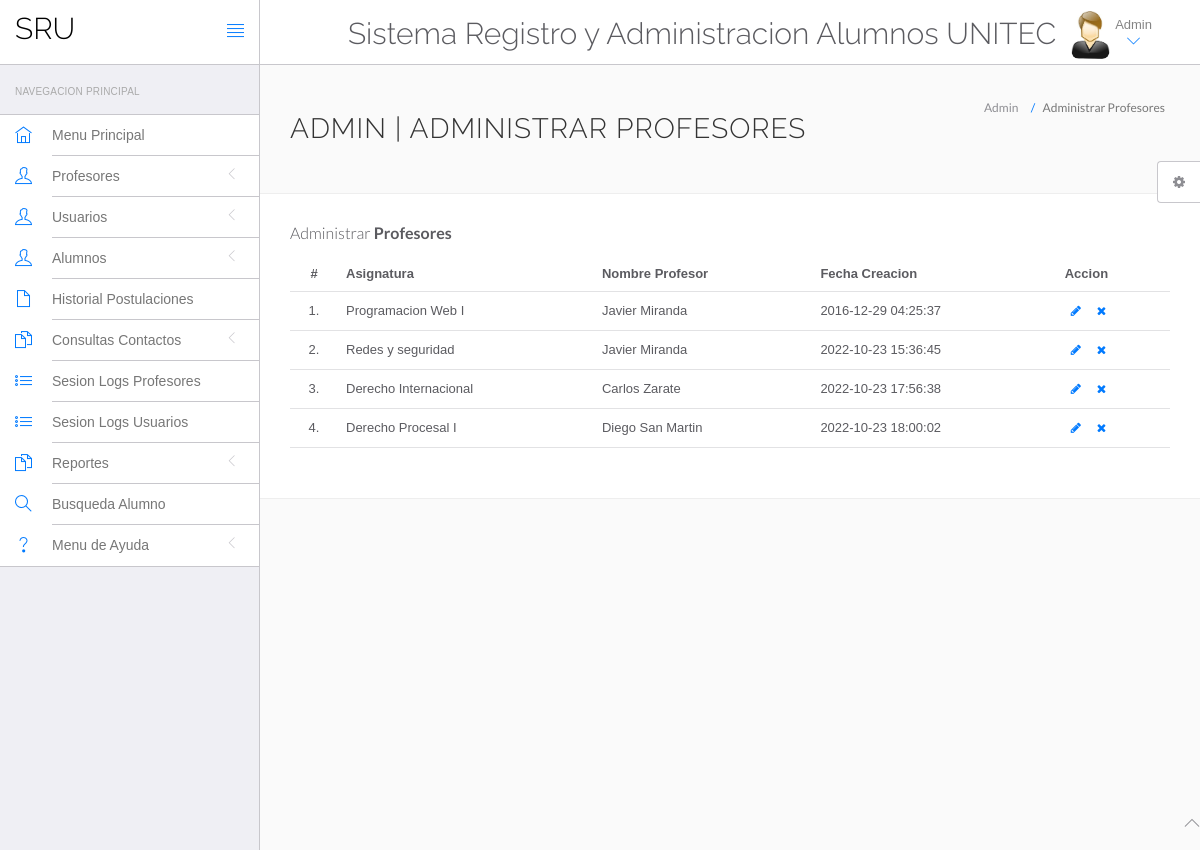
The page /srunitec/admin/manage-profesores.php (signed in) on the database its author committed.
### tables this page shows
CREATE TABLE `profesores` (
  `id` int(11) NOT NULL,
  `asignatura` varchar(255) DEFAULT NULL,
  `profesorName` varchar(255) DEFAULT NULL,
  `address` longtext DEFAULT NULL,
  `arancel` varchar(255) DEFAULT NULL,
  `contactno` bigint(11) DEFAULT NULL,
  `profEmail` varchar(255) DEFAULT NULL,
  `password` varchar(255) DEFAULT NULL,
  `creationDate` timestamp NULL DEFAULT current_timestamp(),
  `updationDate` timestamp NULL DEFAULT NULL ON UPDATE current_timestamp()
);

### srunitec/admin/manage-profesores.php (the view, shortened to what this page needs)
<?php
include('include/config.php');
?>
<!DOCTYPE html>
<html lang="en">
	<head>
		<link rel="stylesheet" href="vendor/bootstrap/css/bootstrap.min.css">
		<link rel="stylesheet" href="vendor/fontawesome/css/font-awesome.min.css">
		<link rel="stylesheet" href="vendor/themify-icons/themify-icons.min.css">
		<link href="vendor/animate.css/animate.min.css" rel="stylesheet" media="screen">
		<link href="vendor/perfect-scrollbar/perfect-scrollbar.min.css" rel="stylesheet" media="screen">
		<link href="vendor/switchery/switchery.min.css" rel="stylesheet" media="screen">
		<link href="vendor/bootstrap-touchspin/jquery.bootstrap-touchspin.min.css" rel="stylesheet" media="screen">
		<link href="vendor/select2/select2.min.css" rel="stylesheet" media="screen">
		<link href="vendor/bootstrap-datepicker/bootstrap-datepicker3.standalone.min.css" rel="stylesheet" media="screen">
		<link href="vendor/bootstrap-timepicker/bootstrap-timepicker.min.css" rel="stylesheet" media="screen">
		<link rel="stylesheet" href="assets/css/styles.css">
		<link rel="stylesheet" href="assets/css/plugins.css">
		<link rel="stylesheet" href="assets/css/themes/theme-1.css" id="skin_color" />
	</head>
	<body>
		<div id="app">
<?php include('include/sidebar.php');?>
			<div class="app-content">
						<?php include('include/header.php');?>
				<div class="main-content" >
					<div class="wrap-content container" id="container">
						<section id="page-title">
							<div class="row">
								<div class="col-sm-8">
									<h1 class="mainTitle">Admin | Administrar Profesores</h1>
																	</div>
								<ol class="breadcrumb">
									<li>
										<span>Admin</span>
									</li>
									<li class="active">
										<span>Administrar Profesores</span>
									</li>
								</ol>
							</div>
						</section>
						<div class="container-fluid container-fullw bg-white">
									<div class="row">
								<div class="col-md-12">
									<h5 class="over-title margin-bottom-15">Administrar <span class="text-bold">Profesores</span></h5>
									<table class="table table-hover" id="sample-table-1">
										<thead>
											<tr>
												<th class="center">#</th>
												<th>Asignatura</th>
												<th class="hidden-xs">Nombre Profesor</th>
												<th>Fecha Creacion </th>
												<th>Accion</th>
											</tr>
										</thead>
										<tbody>
<?php
$sql=mysqli_query($con,"select * from profesores");
$cnt=1;
while($row=mysqli_fetch_array($sql))
{
?>
											<tr>
												<td class="center"><?php echo $cnt;?>.</td>
												<td class="hidden-xs"><?php echo $row['asignatura'];?></td>
												<td><?php echo $row['profesorName'];?></td>
												<td><?php echo $row['creationDate'];?>
												</td>
												<td >
												<div class="visible-md visible-lg hidden-sm hidden-xs">
							<a href="edit-profesor.php?id=<?php echo $row['id'];?>" class="btn btn-transparent btn-xs" tooltip-placement="top" tooltip="Edit"><i class="fa fa-pencil"></i></a>
	<a href="manage-profesores.php?id=<?php echo $row['id']?>&del=delete" onClick="return confirm('Are you sure you want to delete?')"class="btn btn-transparent btn-xs tooltips" tooltip-placement="top" tooltip="Remove"><i class="fa fa-times fa fa-white"></i></a>
												</div>
												</td>
											</tr>
											<?php
$cnt=$cnt+1;
											 }?>
										</tbody>
									</table>
								</div>
							</div>
								</div>
							</div>
						</div>
					</div>
				</div>
	<?php include('include/footer.php');?>
	<?php include('include/setting.php');?>
	</body>
</html>

### srunitec/admin/assets/css/themes/theme-1.css (style rules this page uses)
body { background: #FAFAFA; }

### rows shown on the page
profesores: asignatura "Programacion Web I", profesorName "Javier Miranda", creationDate "2016-12-29 04:25:37"
profesores: asignatura "Redes y seguridad", profesorName "Javier Miranda", creationDate "2022-10-23 15:36:45"
profesores: asignatura "Derecho Internacional", profesorName "Carlos Zarate", creationDate "2022-10-23 17:56:38"
profesores: asignatura "Derecho Procesal I", profesorName "Diego San Martin", creationDate "2022-10-23 18:00:02"
